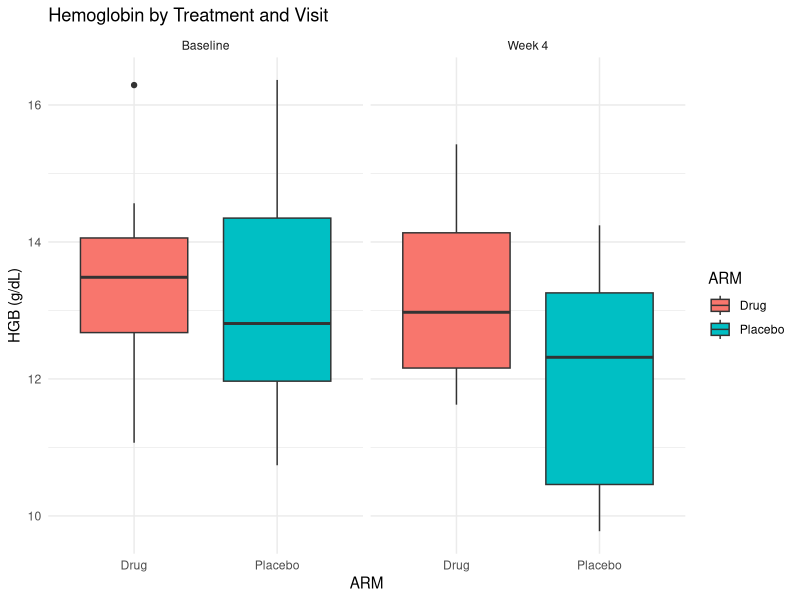
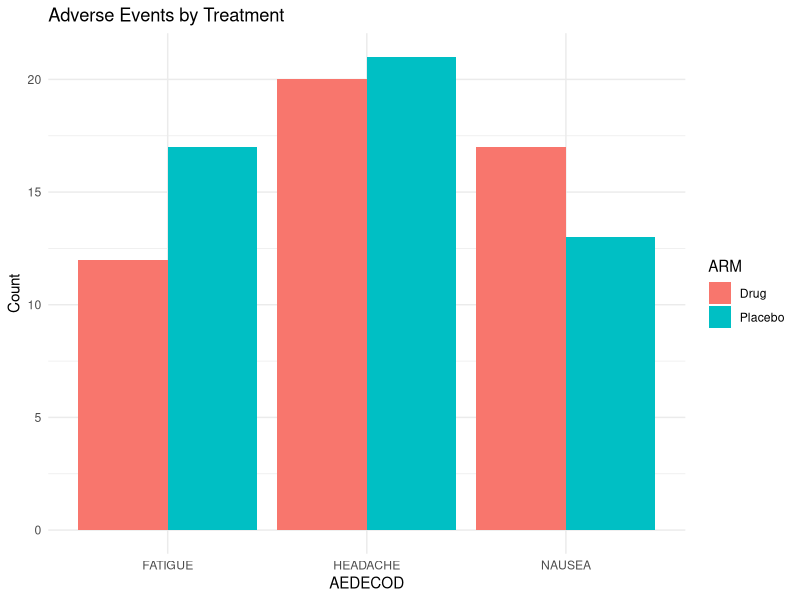
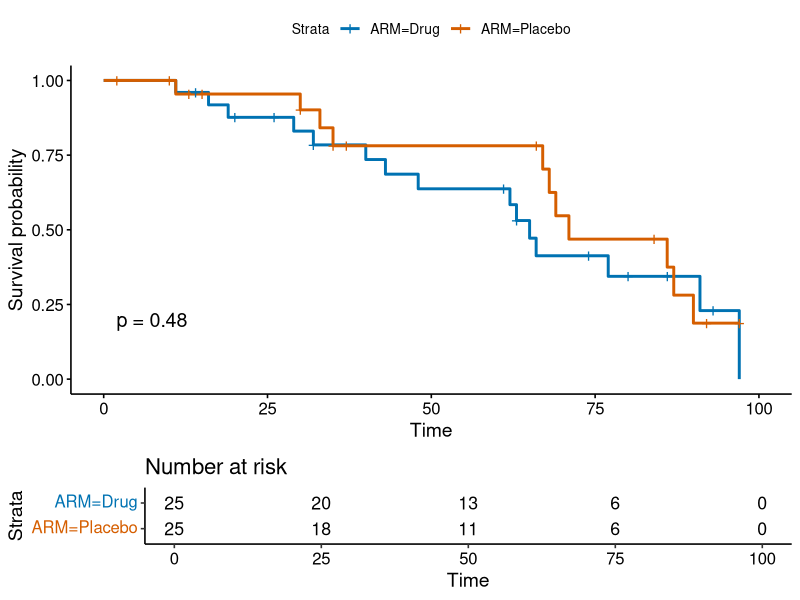

Write R code to recreate these figures, in order.
## ---- chunk 1
library(ggplot2)
library(dplyr)

labs <- tibble::tibble(
  VISIT = rep(c("Baseline", "Week 4"), each = 20),
  ARM = rep(c("Placebo", "Drug"), each = 10, times = 2),
  LAB_HGB = rnorm(40, mean = 13, sd = 1.5)
)

ggplot(labs, aes(x = ARM, y = LAB_HGB, fill = ARM)) +
  geom_boxplot() +
  facet_wrap(~VISIT) +
  theme_minimal() +
  labs(title = "Hemoglobin by Treatment and Visit", y = "HGB (g/dL)")
## ---- chunk 2
aes <- tibble::tibble(
  AEDECOD = sample(c("NAUSEA", "HEADACHE", "FATIGUE"), 100, replace = TRUE),
  ARM = sample(c("Placebo", "Drug"), 100, replace = TRUE)
)

aes %>%
  count(AEDECOD, ARM) %>%
  ggplot(aes(x = AEDECOD, y = n, fill = ARM)) +
  geom_bar(stat = "identity", position = "dodge") +
  theme_minimal() +
  labs(title = "Adverse Events by Treatment", y = "Count")
## ---- chunk 3
library(survival)
library(survminer)

surv_data <- tibble::tibble(
  time = sample(1:100, 50, replace = TRUE),
  status = sample(0:1, 50, replace = TRUE),
  ARM = rep(c("Placebo", "Drug"), each = 25)
)

fit <- survfit(Surv(time, status) ~ ARM, data = surv_data)

ggsurvplot(fit, data = surv_data, risk.table = TRUE, pval = TRUE,
           palette = c("#0072B2", "#D55E00"))
